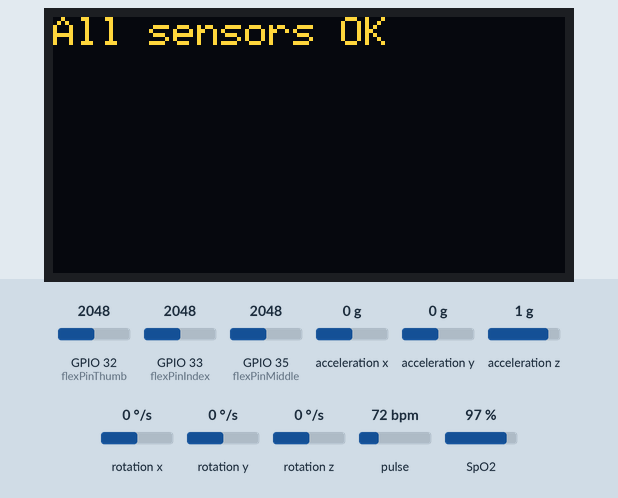
Simulated run of this sketch. Board: ESP32. Parts: 128×64 one-colour display. The inputs (shaded band) are chosen by the test bench; at power-on: acceleration z 1 g, pulse 72 bpm, GPIO 32 (flexPinThumb) = 2048, GPIO 33 (flexPinIndex) = 2048, GPIO 35 (flexPinMiddle) = 2048, acceleration x 0 g, acceleration y 0 g, rotation x 0 °/s, rotation y 0 °/s, rotation z 0 °/s, SpO2 97 %. The OLED is the two-colour kind (top 16 rows yellow); nothing arrives over Bluetooth unless stated; a phone connects over Bluetooth LE 3 s after start; what the sketch prints to the serial monitor is not drawn.

Above: at 3.1 s.
At 5.6 s:
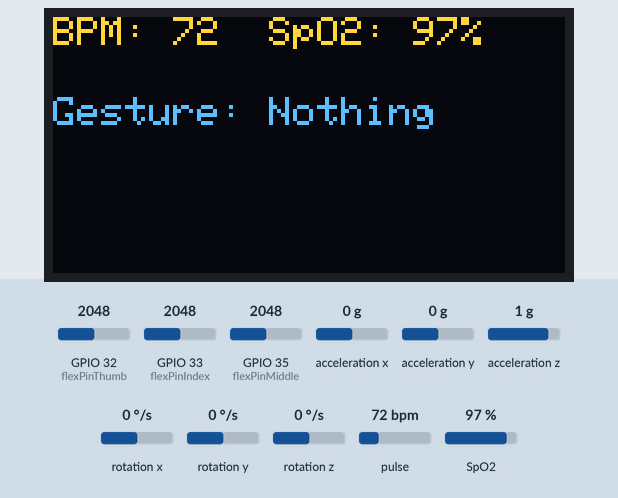
5.7 s: acceleration z set to -1 g
8.0 s: acceleration z set to -1.3 g
At 10.5 s:
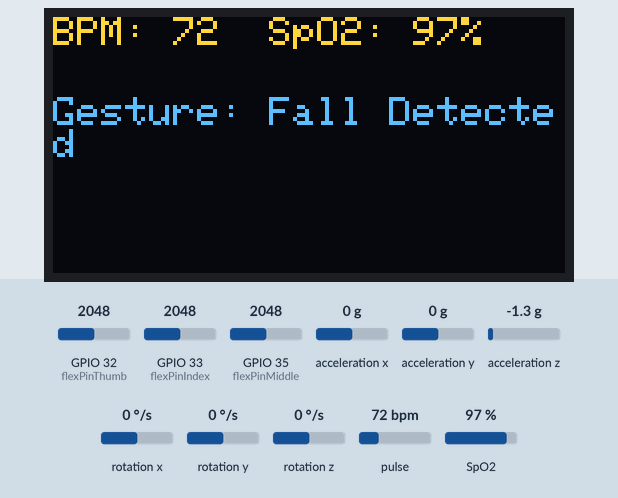
10.9 s: pulse set to 42 bpm
At 13.5 s:
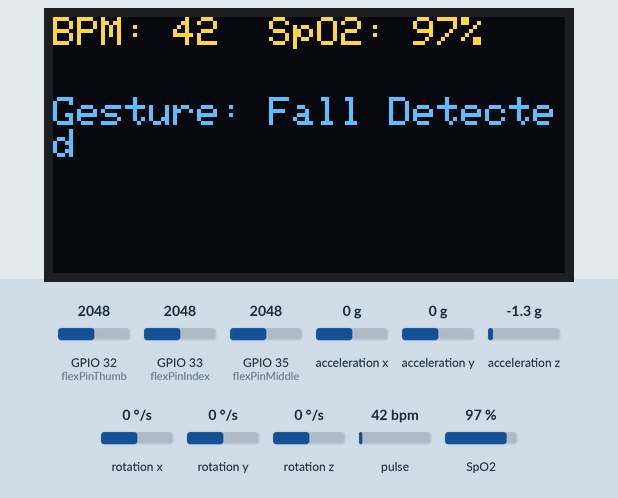
13.8 s: GPIO 32 (flexPinThumb) set to 1228
18.2 s: GPIO 33 (flexPinIndex) set to 1228
22.6 s: GPIO 35 (flexPinMiddle) set to 1393
25.2 s: GPIO 35 (flexPinMiddle) set to 1333
At 26.0 s:
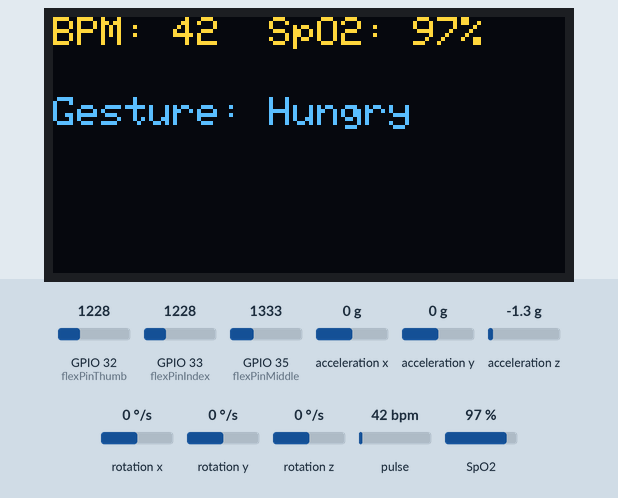
Timing chart, 0 to 28.0 s (numbered marks = the images above; inputs shaded):
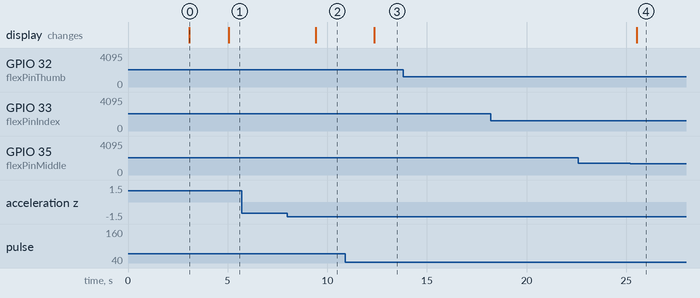

Measured:
- the behaviour switches between -1.1 and -1.2 g on acceleration z (found by bisection; images 1 and 2)
- the behaviour switches between 1365 and 1364 on GPIO 35 (flexPinMiddle) (found by bisection; images 3 and 4)
- after the input at 5.7 s, every drawn part: stays the same
- after the input at 8.0 s, the display: changes after 1.4 s (image 2)
- after the input at 10.9 s, the display: changes after 1.5 s (image 3)
- after the input at 13.8 s, every drawn part: stays the same
- after the input at 18.2 s, every drawn part: stays the same
- after the input at 22.6 s, every drawn part: stays the same
- after the input at 25.2 s, the display: changes after 0.32 s (image 4)
- what the display in image 0 shows lasts 1.9 s, from 3.1 s to 5.0 s

The sketch:

12.ino
```cpp
#include <Wire.h>
#include <Adafruit_GFX.h>
#include <Adafruit_SSD1306.h>
#include "MAX30105.h"
#include "spo2_algorithm.h"
#include <MPU6050_tockn.h>
#include <BLEDevice.h>
#include <BLEServer.h>
#include <BLEUtils.h>
#include <BLE2902.h>
#include <math.h>

// OLED
#define SCREEN_WIDTH 128
#define SCREEN_HEIGHT 64
Adafruit_SSD1306 display(SCREEN_WIDTH, SCREEN_HEIGHT, &Wire, -1);

// MAX30102
MAX30105 particleSensor;
const byte sampleBufferSize = 75;
uint32_t irBuffer[sampleBufferSize];
uint32_t redBuffer[sampleBufferSize];
int32_t spo2;
int8_t validSPO2;
int32_t heartRate;
int8_t validHeartRate;

// MPU6050
MPU6050 mpu(Wire);
unsigned long lastGestureTime = 0;

// Fall detection
float prevMagnitude = 1.0;
const float DELTA_MAG_THRESHOLD = 1.2;
const float Z_DROP_THRESHOLD = -0.8;
const int FALL_DEBOUNCE_TIME = 1000;
unsigned long lastFallTime = 0;
bool fallDetected = false;

// Flex Sensor
const int flexPinThumb  = 32;
const int flexPinIndex  = 33;
const int flexPinMiddle = 35;
const float fixedResistor = 10.0;
float thresholdThumb  = 10.0;
float thresholdIndex  = 10.0;
float thresholdMiddle = 5.0;

// BLE
BLECharacteristic *gloveCharacteristic;
#define SERVICE_UUID        "4fafc201-1fb5-459e-8fcc-c5c9c331914b"
#define CHAR_GLOVE_UUID     "beb5483e-36e1-4688-b7f5-ea07361b26a8"

String getGestureMeaning(int code) {
  switch (code) {
    case 0: return "Stop";
    case 1: return "Hungry";
    case 2: return "Fall Detected";
    case 3: return "Washroom";
    case 4: return "Me";
    case 5: return "You";
    case 6: return "Good";
    case 7: return "Bad";
    case 8: return "Nothing";
    default: return "None";
  }
}

void setup() {
  Serial.begin(115200);
  Wire.begin();
  Wire.setClock(100000);
  analogSetAttenuation(ADC_11db);

  // OLED
  if (!display.begin(SSD1306_SWITCHCAPVCC, 0x3C)) {
    Serial.println("OLED not found");
    while (1);
  }
  display.clearDisplay();
  display.setTextSize(1);
  display.setTextColor(SSD1306_WHITE);
  display.setCursor(0, 0);
  display.println("Initializing...");
  display.display();

  // MPU6050
  mpu.begin();
  mpu.calcGyroOffsets(true);

  // MAX30102
  if (!particleSensor.begin(Wire, I2C_SPEED_STANDARD)) {
    display.setCursor(0, 10);
    display.println("MAX30102 FAIL");
    display.display();
    while (1);
  }
  particleSensor.setup();
  particleSensor.setPulseAmplitudeRed(0x2F);
  particleSensor.setPulseAmplitudeIR(0x2F);

  // BLE
  BLEDevice::init("Sensible Wearable");
  BLEServer *pServer = BLEDevice::createServer();
  BLEService *pService = pServer->createService(SERVICE_UUID);
  gloveCharacteristic = pService->createCharacteristic(
                          CHAR_GLOVE_UUID,
                          BLECharacteristic::PROPERTY_READ |
                          BLECharacteristic::PROPERTY_NOTIFY
                        );
  gloveCharacteristic->addDescriptor(new BLE2902());
  pService->start();
  BLEAdvertising *pAdvertising = BLEDevice::getAdvertising();
  pAdvertising->addServiceUUID(SERVICE_UUID);
  pAdvertising->start();
  Serial.println("📡 BLE Advertising started");

  display.clearDisplay();
  display.setCursor(0, 0);
  display.println("All sensors OK");
  display.display();
  delay(1000);
}

void loop() {
  // Read MAX30102
  bool validSample = true;
  for (byte i = 0; i < sampleBufferSize; i++) {
    while (!particleSensor.available()) particleSensor.check();
    redBuffer[i] = particleSensor.getRed();
    irBuffer[i] = particleSensor.getIR();
    if (irBuffer[i] < 5000) {
      validSample = false;
      break;
    }
    particleSensor.nextSample();
  }
  if (validSample) {
    maxim_heart_rate_and_oxygen_saturation(
      irBuffer, sampleBufferSize,
      redBuffer, &spo2, &validSPO2,
      &heartRate, &validHeartRate
    );
  }

  // MPU6050 + Tilt + Fall
  mpu.update();
  float ax = mpu.getAccX();
  float ay = mpu.getAccY();
  float az = mpu.getAccZ();
  float magnitude = sqrt(ax * ax + ay * ay + az * az);
  float deltaMag = abs(magnitude - prevMagnitude);
  prevMagnitude = magnitude;
  float pitch = atan2(-ax, sqrt(ay * ay + az * az)) * 180.0 / PI;
  float roll  = atan2(ay, az) * 180.0 / PI;
  float fz = az;

  // Enhanced tilt orientation
  String motionGesture = detectTiltOrientation(ax, ay, az);
  if (motionGesture != "Level" && millis() - lastGestureTime > 500) {
    Serial.print("Motion: ");
    Serial.println(motionGesture);
    lastGestureTime = millis();
  }

  // Fall Detection
  // Fall Detection (Enhanced Sensitivity)
unsigned long now = millis();
fallDetected = false;
if ((deltaMag > 0.9 && fz < -0.5) || az < -1.2) {  // More sensitive + strong negative Z spike
  if (now - lastFallTime > FALL_DEBOUNCE_TIME) {
    Serial.println("Fall Detected (High Sensitivity)!");
    lastFallTime = now;
    fallDetected = true;
  }
}


  // Flex Sensor
 // Flex Sensor
float middleRes = readFlexResistance(flexPinMiddle);
float indexRes  = readFlexResistance(flexPinIndex);
float thumbRes  = readFlexResistance(flexPinThumb);

Serial.print("Flex Res (kΩ) => ");
Serial.print("Middle: "); Serial.print(middleRes, 2);
Serial.print("  Index: ");  Serial.print(indexRes, 2);
Serial.print("  Thumb: ");  Serial.println(thumbRes, 2);

  bool isMiddleBent = middleRes < thresholdMiddle;
  bool isIndexBent  = indexRes  < thresholdIndex;
  bool isThumbBent  = thumbRes  < thresholdThumb;

  String fingerGesture = "Unknown";
  if (!isMiddleBent && !isIndexBent && !isThumbBent) fingerGesture = "Open Palm";
  else if (isMiddleBent && isIndexBent && isThumbBent) fingerGesture = "Fist";
  else if (!isIndexBent && isMiddleBent && isThumbBent) fingerGesture = "Pointing";
  else if (!isThumbBent && isIndexBent && isMiddleBent) fingerGesture = "Thumbs Up";
  else if (!isIndexBent && !isMiddleBent && isThumbBent) fingerGesture = "Peace Sign";
  else if (isIndexBent && !isMiddleBent && isThumbBent) fingerGesture = "Middle";

  // Gesture Code Mapping
  int gestureCode = -1;
  if (fingerGesture == "Open Palm" && motionGesture == "Tilt Backward") gestureCode = 0;//stop
  else if (fingerGesture == "Fist" && motionGesture == "Palm Up") gestureCode = 1;//hungry
  else if (fallDetected) gestureCode = 2;
  else if (fingerGesture == "Fist" && motionGesture == "Tilt Right") gestureCode = 3;//washroom
  else if (fingerGesture == "Pointing" && motionGesture == "Tilt Backward") gestureCode = 4;//me
  else if (fingerGesture == "Pointing" && motionGesture == "Tilt Right") gestureCode = 5;//you
  else if (fingerGesture == "Thumbs Up" && motionGesture == "Tilt Right") gestureCode = 6;//good
  else if (fingerGesture == "Thumbs Up" && motionGesture == "Tilt Left") gestureCode = 7;//bad
  if (gestureCode == -1) gestureCode = 8;

  String finalMeaning = getGestureMeaning(gestureCode);

  // OLED
  display.clearDisplay();
  if (validSample && validHeartRate && validSPO2 &&
      heartRate > 40 && heartRate < 220 &&
      spo2 > 60 && spo2 <= 100) {
    display.setTextSize(1);
    display.setCursor(0, 0);
    display.print("BPM: ");
    display.print(heartRate);
    display.print("  SpO2: ");
    display.print(spo2);
    display.println("%");
    display.setCursor(0, 20);
    display.print("Gesture: ");
    display.println(finalMeaning);
  } else {
    display.setTextSize(1);
    display.setCursor(0, 20);
    display.println("please keep your");
    display.setCursor(0, 32);
    display.println("finger on sensor");
  }
  display.display();

  // BLE Send
  if (validSample && validHeartRate && validSPO2 &&
      heartRate > 40 && heartRate < 220 &&
      spo2 > 60 && spo2 <= 100) {
    String bleData = String(gestureCode) + "," + String(heartRate) + "," + String(spo2);
    gloveCharacteristic->setValue(bleData.c_str());
    gloveCharacteristic->notify();
    Serial.println("BLE Sent: " + bleData);
  }

  Serial.print("Finger: "); Serial.println(fingerGesture);
  Serial.print("Motion: "); Serial.println(motionGesture);
  Serial.print("Meaning: "); Serial.println(finalMeaning);
  Serial.println("--------------------------------------\n");

  delay(500);
}

// ------- Helpers --------

String detectTiltOrientation(float ax, float ay, float az) {
  const float tiltThreshold = 0.4;
  ax = -ax;
  az = -az;
  if (az > 0.8) return "Palm Up";
  else if (az < -0.8) return "Palm Down";
  else if (ay > tiltThreshold) return "Tilt Forward";
  else if (ay < -tiltThreshold) return "Tilt Backward";
  else if (ax > tiltThreshold) return "Tilt Right";
  else if (ax < -tiltThreshold) return "Tilt Left";
  return "Level";
}

float readFlexResistance(int pin) {
  int rawADC = analogRead(pin);
  float voltage = rawADC * (3.3 / 4095.0);
  voltage = fmax(voltage, 0.01);
  return fixedResistor * (voltage / (3.3 - voltage)); // kΩ
}
```
